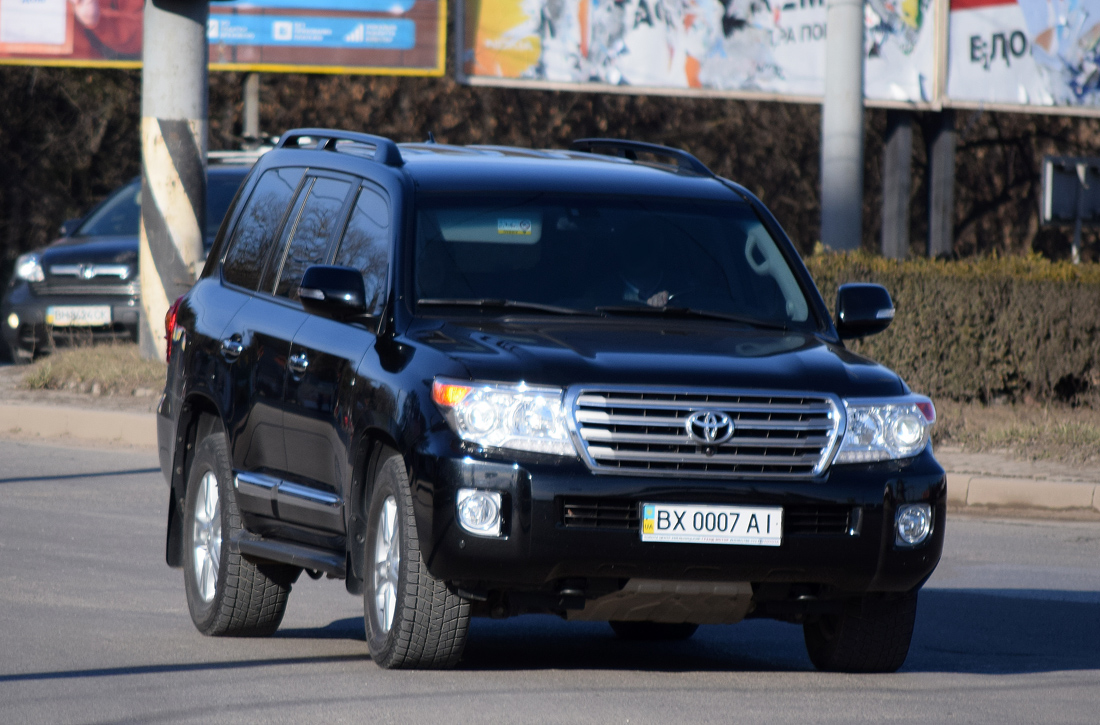
#> input picture tasks/task8/numer_car/car_numer8.jpg, 1100 x 725 px, found by its file name
$ python 'task_car(8).py'
#> lines starting #> are read from the running program, lines starting #| are printed output that depends on the picture; after the words box and inside, x2 and y2 are one past the last pixel; in counts of white or black regions, pixels touching at a corner belong together
import cv2
import pytesseract
import imutils
import re
import numpy as np

img = cv2.imread('/home/rodion/yuliia0/aboba/tasks/task8/numer_car/car_numer8.jpg')
#> img is the input picture: shape (725, 1100, 3); mean B, G, R 97.4, 89.2, 86.2
img = imutils.resize(img, width=800 )
#> img: shape (527, 800, 3)
cv2.imshow('orig', img)
rows, cols, ch = img.shape
#> rows = 527; cols = 800; ch = 3

pts1 = np.float32([[466, 366],
                   [463, 393],
                   [570, 370]])

pts2 = np.float32([[466, 366],
                   [466, 393],
                   [570, 366]])

M = cv2.getAffineTransform(pts1, pts2)
img = cv2.warpAffine(img, M, (cols, rows))

gray = cv2.cvtColor(img, cv2.COLOR_BGR2GRAY)
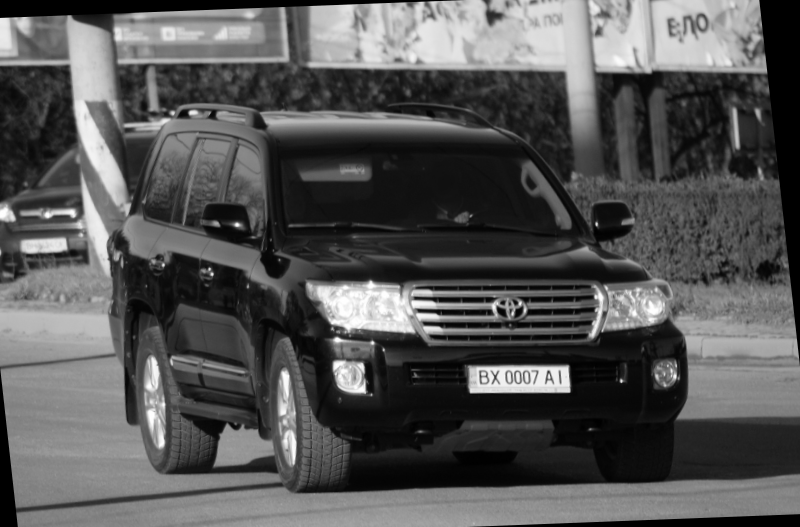
#> gray: shape (527, 800); min 0, max 255, mean 85.3
gray = cv2.blur(gray, (3,3))
gray = cv2.bilateralFilter(gray, 11, 17, 17)
'''gray = cv2.blur(gray, (3,3))'''

'''cv2.imshow('cool', img)'''

"""обрізка, квадрат"""
x1_numer=100
y1_numer=100
gray = gray[y1_numer:gray.shape[0]-y1_numer, x1_numer:gray.shape[1]-x1_numer]
#> gray: shape (327, 600)
'''gray = gray[y u:y d,x l:x r]'''
'''cv2.imshow('non gray',gray )'''
canny= cv2.Canny(gray, 190, 190 * 2)
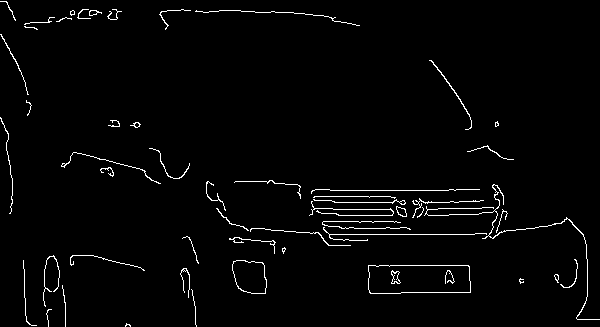
#> canny: shape (327, 600); 2.2% white in thin lines or dots
'''cv2.imshow('non',canny )'''
contours, hierarchy = cv2.findContours(canny, cv2.RETR_TREE, cv2.CHAIN_APPROX_SIMPLE)
#> contours = 68 contours, 53 with area under 20; largest, box (x1, y1, x2, y2) and area: (368, 265, 471, 294) 2756, (368, 265, 471, 294) 2752, (232, 260, 267, 294) 928, (232, 260, 267, 294) 918, (391, 270, 401, 284) 71

boundRect = [None]*len(contours)
#> boundRect = 68 items
list=[]
for i, c in enumerate(contours):
    boundRect[i] = cv2.boundingRect(cv2.approxPolyDP(c, 3, True))
#> this loop made 68 passes
#> c on pass 9: [[182, 270], [183, 269], [184, 270], [183, 271]]
#> after the loop, boundRect = 68 items, first 6: (125, 325, 6, 2), (46, 309, 6, 18), (191, 289, 6, 38), (62, 285, 4, 42), (519, 279, 5, 5), (555, 274, 4, 9)
for i in range(len(contours)):
    x1=int(boundRect[i][0])
    x2=int(boundRect[i][0]+boundRect[i][2])
    y1=int(boundRect[i][1])
    y2=int(boundRect[i][1]+boundRect[i][3])
    '''if (boundRect[i][3])>12 and boundRect[i][2]>12:'''
    if 5*(boundRect[i][3])>boundRect[i][2] and 2*(boundRect[i][3])<boundRect[i][2]:
        lines=cv2.rectangle(gray, (x1+x1_numer, y1+y1_numer), (x2+x1_numer, y2+y1_numer), (100,10,40), 2)
        length=boundRect[i][2]
        """мікро-перерва для відшивання ліній"""
        list.append((x1,y1,x2,y2,length))
        """закінчення набору списку прямокутників-обітків"""
#> this loop made 68 passes
#> (x1, x2, y1, y2, length) on passes 1, 11, 12, 20, 24, 37, 42, 44, 47, 57, 58, 59: (125, 131, 325, 327, 6), (368, 471, 265, 294, 103), (368, 471, 265, 294, 103), (70, 145, 255, 271, 75), (229, 275, 237, 254, 46), (412, 484, 198, 218, 72), (234, 301, 180, 199, 67), (61, 161, 152, 184, 100), (467, 514, 145, 160, 47), (24, 38, 26, 30, 14), (56, 72, 18, 22, 16), (24, 55, 17, 25, 31)
#> (x1, x2, y1, y2) on passes 2 to 7: (46, 52, 309, 327), (191, 197, 289, 327), (62, 66, 285, 327), (519, 524, 279, 284), (555, 559, 274, 283), (555, 558, 274, 281)
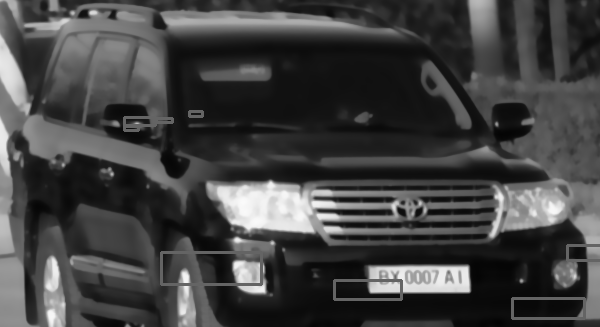
#> gray: shape (327, 600); min 3, max 250, mean 66
#> after the loop, list = 13 items, first 6: (125, 325, 131, 327, 6), (368, 265, 471, 294, 103), (368, 265, 471, 294, 103), (70, 255, 145, 271, 75), (229, 237, 275, 254, 46), (412, 198, 484, 218, 72)
'''cv2.imshow('Rt', gray)'''
"""початок розслідування"""
sorted=sorted(list,key=lambda line:line[4],reverse=True)
#> sorted = 13 items, first 6: (368, 265, 471, 294, 103), (368, 265, 471, 294, 103), (61, 152, 161, 184, 100), (70, 255, 145, 271, 75), (412, 198, 484, 218, 72), (234, 180, 301, 199, 67)
'''print(sorted)'''
x1,y1,x2,y2,dov=sorted[0]
#> x1 = 368; y1 = 265; x2 = 471; y2 = 294; dov = 103
'''print(x1,y1,x2,y2,dov)'''
cv2.rectangle(img, (x1+x1_numer, y1+y1_numer), (x2+x1_numer,y2+y1_numer), (100,255,40), 2)
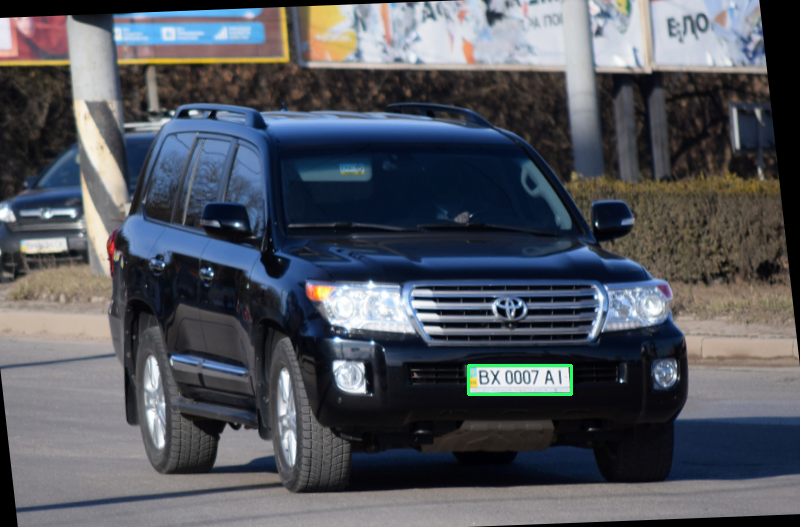
#> img: shape (527, 800, 3); mean B, G, R 93.5, 85.7, 82.3
crop = img[y1+y1_numer:y2+y1_numer, x1+x1_numer:x2+x1_numer]
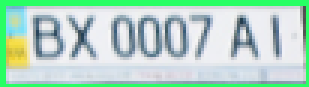
#> crop: shape (29, 103, 3) (shown 3 times larger); mean B, G, R 196.9, 213.9, 178.5
cv2.imshow("cropp",crop )

rows, cols, ch = crop.shape
#> rows = 29; cols = 103
'''pts1 = np.float32([[466, 366],
                   [463, 393],
                   [570, 370]])

pts2 = np.float32([[466, 366],
                   [466, 393],
                   [570, 366]])

M = cv2.getAffineTransform(pts1, pts2)
img = cv2.warpAffine(img, M, (cols, rows))'''
crop=cv2.GaussianBlur(crop,(5,5),0)
crop_gray=cv2.cvtColor(crop, cv2.COLOR_BGR2GRAY)
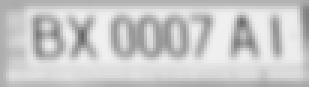
#> crop_gray: shape (29, 103) (shown 3 times larger); min 104, max 240, mean 201.5
ret, thresh = cv2.threshold(crop_gray, 170, 255, cv2.THRESH_TRUNC)
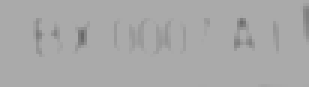
#> thresh: shape (29, 103) (shown 3 times larger); min 104, max 170, mean 168.1
'''cv2.imshow("Area",thresh )'''

#> (the run stopped early here; a loop or call above may not have finished)

$ run again, with tasks/task8/numer_car/car_numer2.jpg copied over tasks/task8/numer_car/car_numer8.jpg
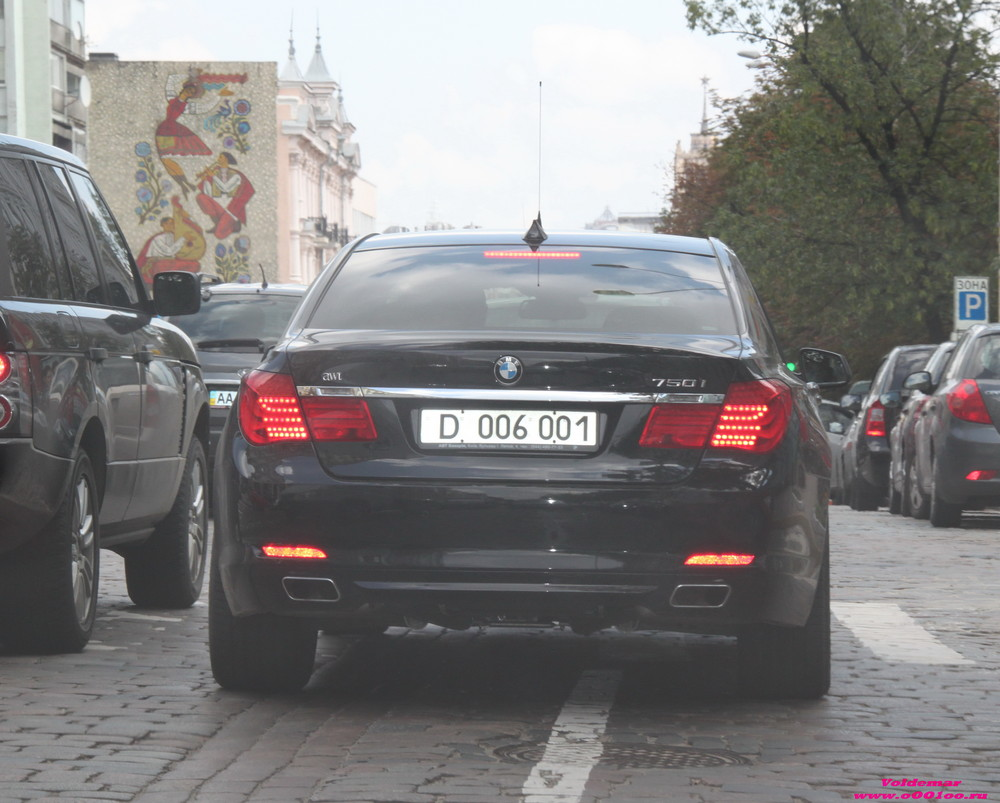
#> input picture tasks/task8/numer_car/car_numer2.jpg, 1000 x 803 px, found by its file name
#> img is the input picture: shape (803, 1000, 3); mean B, G, R 126.8, 126.9, 129.1
#> canny: shape (442, 600); 1.2% white in thin lines or dots
#> contours = 66 contours, 30 with area under 20; largest, box (x1, y1, x2, y2) and area: (233, 229, 376, 260) 3723, (233, 229, 376, 260) 3706, (458, 338, 511, 348) 374, (458, 338, 511, 348) 366, (120, 345, 170, 354) 327
#> `boundRect = [None]*len(contours)`: boundRect = 66 items
#> the loop `for i, c in enumerate(contours):` made 66 passes
#> c on pass 17: [[338, 230], [339, 229], [340, 230], [339, 231]]
#> after the loop `for i, c in enumerate(contours):`: boundRect = 66 items, first 6: (68, 385, 6, 10), (0, 355, 21, 40), (120, 346, 50, 8), (120, 346, 50, 8), (458, 339, 53, 9), (458, 339, 53, 8)
#> the loop `for i in range(len(contours)):` made 66 passes
#> (x1, x2, y1, y2, length) on passes 11, 12, 13, 14, 18, 49, 62: (112, 145, 249, 260, 33), (467, 503, 243, 251, 36), (468, 503, 243, 251, 35), (496, 505, 235, 239, 9), (233, 376, 229, 260, 143), (59, 88, 212, 220, 29), (401, 471, 82, 100, 70)
#> after the loop `for i in range(len(contours)):`:
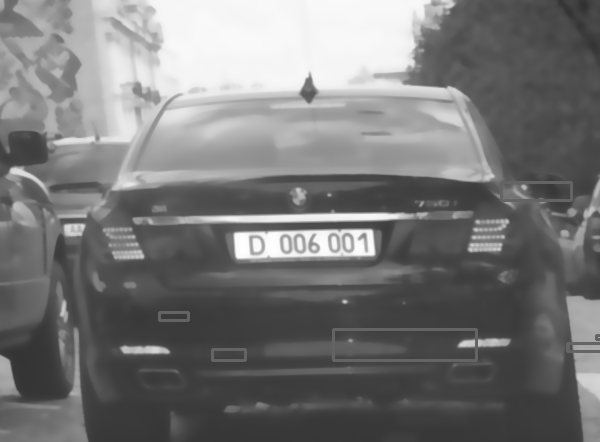
#> gray: shape (442, 600); min 48, max 254, mean 118.5
#> after the loop `for i in range(len(contours)):`: list = [(112, 249, 145, 260, 33), (467, 243, 503, 251, 36), (468, 243, 503, 251, 35), (496, 235, 505, 239, 9), (233, 229, 376, 260, 143), (59, 212, 88, 220, 29), (401, 82, 471, 100, 70)]
#> sorted = [(233, 229, 376, 260, 143), (401, 82, 471, 100, 70), (467, 243, 503, 251, 36), (468, 243, 503, 251, 35), (112, 249, 145, 260, 33), (59, 212, 88, 220, 29), (496, 235, 505, 239, 9)]
#> `x1,y1,x2,y2,dov=sorted[0]`: x1 = 233; y1 = 229; x2 = 376; y2 = 260; dov = 143
#> `ret, thresh = cv2.threshold(crop_gray, 170, 255, cv2.THRESH_TRUNC)`:
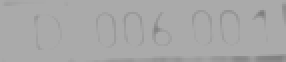
#> thresh: shape (31, 143) (shown 2 times larger); min 125, max 170, mean 167.8
